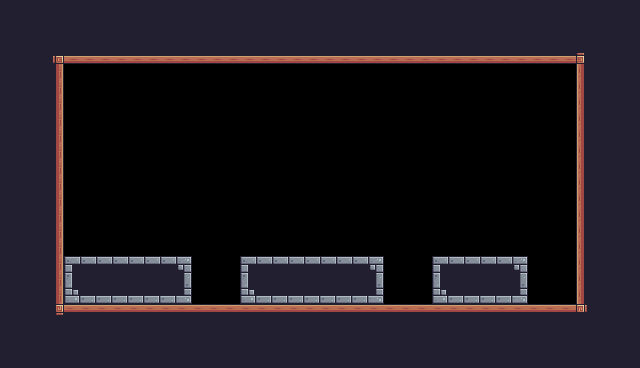

A level layout from a 2D game, rendered from its tile map. Below: a short description, then the map file with its tile-grid data intact:
An orthogonal 40x23 tile map with 16x16 px tiles, 1 tile layer (Background) and 8 objects (Player).

<map version="1.10" tiledversion="1.12.1" orientation="orthogonal" renderorder="right-down" width="40" height="23" tilewidth="16" tileheight="16" infinite="0" nextlayerid="4" nextobjectid="12">
 <tileset firstgid="1" source="Pixel.tsx" />
 <layer id="1" name="Background" width="40" height="23">
  <properties>
   <property name="BackgroundColor" value="Blue" />
  </properties>
  <data encoding="csv">
24,24,24,24,24,24,24,24,24,24,24,24,24,24,24,24,24,24,24,24,24,24,24,24,24,24,24,24,24,24,24,24,24,24,24,24,24,24,24,24,
24,24,24,24,24,24,24,24,24,24,24,24,24,24,24,24,24,24,24,24,24,24,24,24,24,24,24,24,24,24,24,24,24,24,24,24,24,24,24,24,
24,24,24,24,24,24,24,24,24,24,24,24,24,24,24,24,24,24,24,24,24,24,24,24,24,24,24,24,24,24,24,24,24,24,24,24,24,24,24,24,
24,24,24,92,134,134,134,134,134,134,134,134,134,134,134,134,134,134,134,134,134,134,134,134,134,134,134,134,134,134,134,134,134,134,134,134,93,24,24,24,
24,24,24,113,0,0,0,0,0,0,0,0,0,0,0,0,0,0,0,0,0,0,0,0,0,0,0,0,0,0,0,0,0,0,0,0,111,24,24,24,
24,24,24,113,0,0,0,0,0,0,0,0,0,0,0,0,0,0,0,0,0,0,0,0,0,0,0,0,0,0,0,0,0,0,0,0,111,24,24,24,
24,24,24,113,0,0,0,0,0,0,0,0,0,0,0,0,0,0,0,0,0,0,0,0,0,0,0,0,0,0,0,0,0,0,0,0,111,24,24,24,
24,24,24,113,0,0,0,0,0,0,0,0,0,0,0,0,0,0,0,0,0,0,0,0,0,0,0,0,0,0,0,0,0,0,0,0,111,24,24,24,
24,24,24,113,0,0,0,0,0,0,0,0,0,0,0,0,0,0,0,0,0,0,0,0,0,0,0,0,0,0,0,0,0,0,0,0,111,24,24,24,
24,24,24,113,0,0,0,0,0,0,0,0,0,0,0,0,0,0,0,0,0,0,0,0,0,0,0,0,0,0,0,0,0,0,0,0,111,24,24,24,
24,24,24,113,0,0,0,0,0,0,0,0,0,0,0,0,0,0,0,0,0,0,0,0,0,0,0,0,0,0,0,0,0,0,0,0,111,24,24,24,
24,24,24,113,0,0,0,0,0,0,0,0,0,0,0,0,0,0,0,0,0,0,0,0,0,0,0,0,0,0,0,0,0,0,0,0,111,24,24,24,
24,24,24,113,0,0,0,0,0,0,0,0,0,0,0,0,0,0,0,0,0,0,0,0,0,0,0,0,0,0,0,0,0,0,0,0,111,24,24,24,
24,24,24,113,0,0,0,0,0,0,0,0,0,0,0,0,0,0,0,0,0,0,0,0,0,0,0,0,0,0,0,0,0,0,0,0,111,24,24,24,
24,24,24,113,0,0,0,0,0,0,0,0,0,0,0,0,0,0,0,0,0,0,0,0,0,0,0,0,0,0,0,0,0,0,0,0,111,24,24,24,
24,24,24,113,0,0,0,0,0,0,0,0,0,0,0,0,0,0,0,0,0,0,0,0,0,0,0,0,0,0,0,0,0,0,0,0,111,24,24,24,
24,24,24,113,1,2,2,2,2,2,2,3,0,0,0,1,2,2,2,2,2,2,2,3,0,0,0,1,2,2,2,2,3,0,0,0,111,24,24,24,
24,24,24,113,23,24,24,24,24,24,24,25,0,0,0,23,24,24,24,24,24,24,24,25,0,0,0,23,24,24,24,24,25,0,0,0,111,24,24,24,
24,24,24,113,45,46,46,46,46,46,46,47,0,0,0,45,46,46,46,46,46,46,46,47,0,0,0,45,46,46,46,46,47,0,0,0,111,24,24,24,
24,24,24,114,90,90,90,90,90,90,90,90,90,90,90,90,90,90,90,90,90,90,90,90,90,90,90,90,90,90,90,90,90,90,90,90,115,24,24,24,
24,24,24,24,24,24,24,24,24,24,24,24,24,24,24,24,24,24,24,24,24,24,24,24,24,24,24,24,24,24,24,24,24,24,24,24,24,24,24,24,
24,24,24,24,24,24,24,24,24,24,24,24,24,24,24,24,24,24,24,24,24,24,24,24,24,24,24,24,24,24,24,24,24,24,24,24,24,24,24,24,
24,24,24,24,24,24,24,24,24,24,24,24,24,24,24,24,24,24,24,24,24,24,24,24,24,24,24,24,24,24,24,24,24,24,24,24,24,24,24,24
</data>
 </layer>
 <objectgroup id="2" name="Spawnpoints">
  <object id="3" name="Player" type="Player" x="80" y="224" width="32" height="32" />
 </objectgroup>
 <objectgroup id="3" name="Collisions">
  <object id="5" x="64" y="256" width="128" height="48" />
  <object id="6" x="240" y="256" width="144" height="48" />
  <object id="7" x="432" y="256" width="96" height="48" />
  <object id="8" x="48" y="48" width="16" height="272" />
  <object id="9" x="64" y="304" width="528" height="16" />
  <object id="10" x="576" y="48" width="16" height="256" />
  <object id="11" x="64" y="48" width="512" height="16" />
 </objectgroup>
</map>
